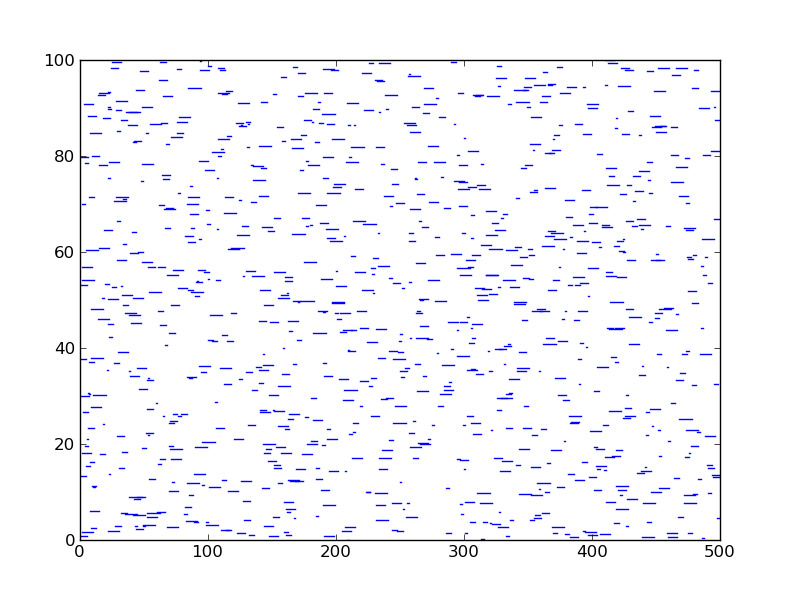

This figure's Python source:
'''
Created on 3.3.2010

@author: Vasek
'''

from traits.api import HasTraits, HasStrictTraits, Float, Property, cached_property, \
                                Instance, List, on_trait_change, Int, Tuple, Bool, \
                                DelegatesTo, Event, Enum, implements, Button, File, CFloat

from traitsui.api import \
    View, Item, Tabbed, VGroup, HGroup, ModelView, HSplit, VSplit
from traitsui.menu import OKButton
from math import exp, e, sqrt, log, pi
from matplotlib.figure import Figure
from matplotlib.pyplot import plot, hist, show
from numpy import array, linspace, frompyfunc, zeros, column_stack, \
                    log as ln, append, logspace, hstack, sign, trapz, sin, cos, \
                    ogrid, sort, nonzero, tanh, broadcast, ones_like, arange, ndarray, diff
from pylab import savefig, plot, show
from scipy.interpolate import interp1d
from scipy.optimize import brentq, newton
import scipy.interpolate

from matplotlib.figure import Figure                       
from matplotlib.axes import Axes                           
from matplotlib.lines import Line2D                        
from matplotlib.backends.backend_agg import FigureCanvasAgg
 
from numpy.random import rand
from numpy import arccos, matrix, sum, arange

def Heaviside( x ):
    return ( sign( x ) + 1.0 ) / 2.0

def cut( sx, lx, x ):
    if sx - lx / 2. < x < sx + lx / 2.:
        return 1
    else:
        return 0

func = frompyfunc( cut, 3, 1 )

# fiber length
lf = 10
# specimen dimensions
l_x = 500
l_y = 100
l_z = 30

# number of fibers
n = 1000
# number of sections
n_sec = 1000

    
v = []
# fibers uniformly distributed in specimen volume
cosO = 1 - rand( 1, n ) 
lx = lf * cosO
sx = l_x * rand( 1, n ) 
sy = l_y * rand( 1, n )
#sec = rand( 1, n_sec ) * l_x
sec = linspace( 0, l_x, n_sec )
for i in range( 0, n_sec ):
    vec_cut = func( sx, lx, sec[i] )
    v.append( sum( vec_cut ) )
    

    

# plot specimen with fibers
fig = Figure()  #figsize=[4, 4]
ax = Axes( fig, [.1, .1, .8, .8] )                              
fig.add_axes( ax )                
for i in range( 0, len( sx[0] ) ):                        
    l = Line2D( [sx[0][i] - lf / 2. * cosO[0][i], sx[0][i] + lf / 2. * cosO[0][i]], [sy[0][i], sy[0][i]] )#- lf / 2. * sin( arccos( cosO[0][i] ) )                          
    ax.add_line( l ) 
ax.set_xlim( 0, 500 )
ax.set_ylim( 0, 100 )
                                            
canvas = FigureCanvasAgg( fig )    
         
canvas.print_figure( "specimen.png" )   

# plot histogram
pdf, bins, patches = hist( v, 1000, normed=0 ) #, facecolor='green', alpha=1
#plot( sx, sy, 'rx' )   # centroids
#print sum( pdf * diff( bins ) )
show()
















print 'exit'
exit()

